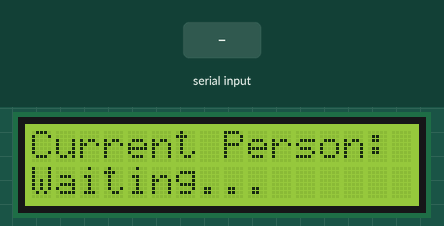
This sketch was run on a simulated Arduino Uno, built with avr-gcc and run on an emulated ATmega328P. On the bench: 16×2 character LCD. Inputs (shaded band) come from the test bench. What the sketch prints to the serial monitor is not drawn.

Above: at 3.2 s.
3.3 s: "1\n" received over Serial
At 4.4 s:
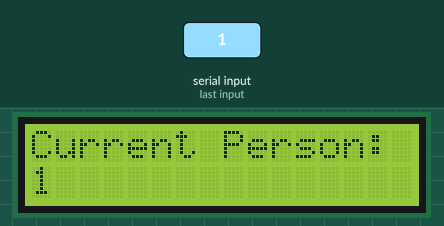
4.8 s: "0\n" received over Serial
At 5.7 s:
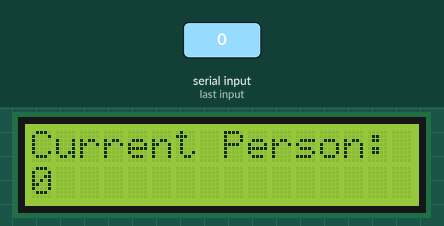
6.3 s: "2\n" received over Serial
At 7.1 s:
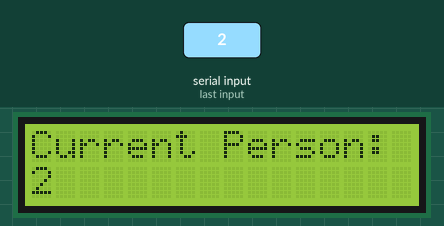
Timing chart, 0 to 9.3 s (numbered marks = the images above; inputs shaded):
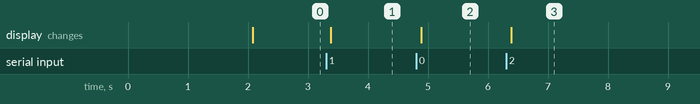

The sketch:

arduino_serial_display.ino
```cpp
/*
 * Arduino Serial Display for Facial Recognition
 * This code receives names via serial and displays them on an LCD
 */

#include <LiquidCrystal.h>

// Initialize LCD (adjust pins as needed for your setup)
// LCD pins: RS=12, E=11, D4=5, D5=4, D6=3, D7=2
LiquidCrystal lcd(12, 11, 5, 4, 3, 2);

String receivedName = "";
String currentDisplay = "Waiting...";
unsigned long lastUpdate = 0;

void setup() {
  // Initialize serial communication
  Serial.begin(9600);

  // Initialize LCD
  lcd.begin(16, 2);  // 16 columns, 2 rows
  lcd.clear();
  lcd.setCursor(0, 0);
  lcd.print("Facial Recognition");
  lcd.setCursor(0, 1);
  lcd.print("System Ready");

  delay(2000);

  // Clear and show waiting message
  lcd.clear();
  lcd.setCursor(0, 0);
  lcd.print("Current Person:");
  lcd.setCursor(0, 1);
  lcd.print("Waiting...");

  Serial.println("Arduino ready to receive names");
}

void loop() {
  // Check if serial data is available
  if (Serial.available() > 0) {
    receivedName = Serial.readStringUntil('\n');
    receivedName.trim();  // Remove any whitespace

    // Only update if the name is different
    if (receivedName != currentDisplay && receivedName.length() > 0) {
      currentDisplay = receivedName;

      // Update LCD display
      lcd.clear();
      lcd.setCursor(0, 0);
      lcd.print("Current Person:");
      lcd.setCursor(0, 1);

      // Handle long names
      if (currentDisplay.length() > 16) {
        lcd.print(currentDisplay.substring(0, 16));
      } else {
        lcd.print(currentDisplay);
      }

      // Send confirmation back
      Serial.print("Displayed: ");
      Serial.println(currentDisplay);

      lastUpdate = millis();
    }
  }

  // Optional: Show "Waiting..." if no updates for 30 seconds
  if (millis() - lastUpdate > 30000 && currentDisplay != "Waiting...") {
    currentDisplay = "Waiting...";
    lcd.clear();
    lcd.setCursor(0, 0);
    lcd.print("Current Person:");
    lcd.setCursor(0, 1);
    lcd.print("Waiting...");
  }

  delay(100);  // Small delay to prevent overwhelming the serial
} 
```

Measured:
- after the input at 3.3 s, the display: changes after 0.08 s (image 1)
- after the input at 4.8 s, the display: changes after 0.09 s (image 2)
- after the input at 6.3 s, the display: changes after 0.09 s (image 3)
